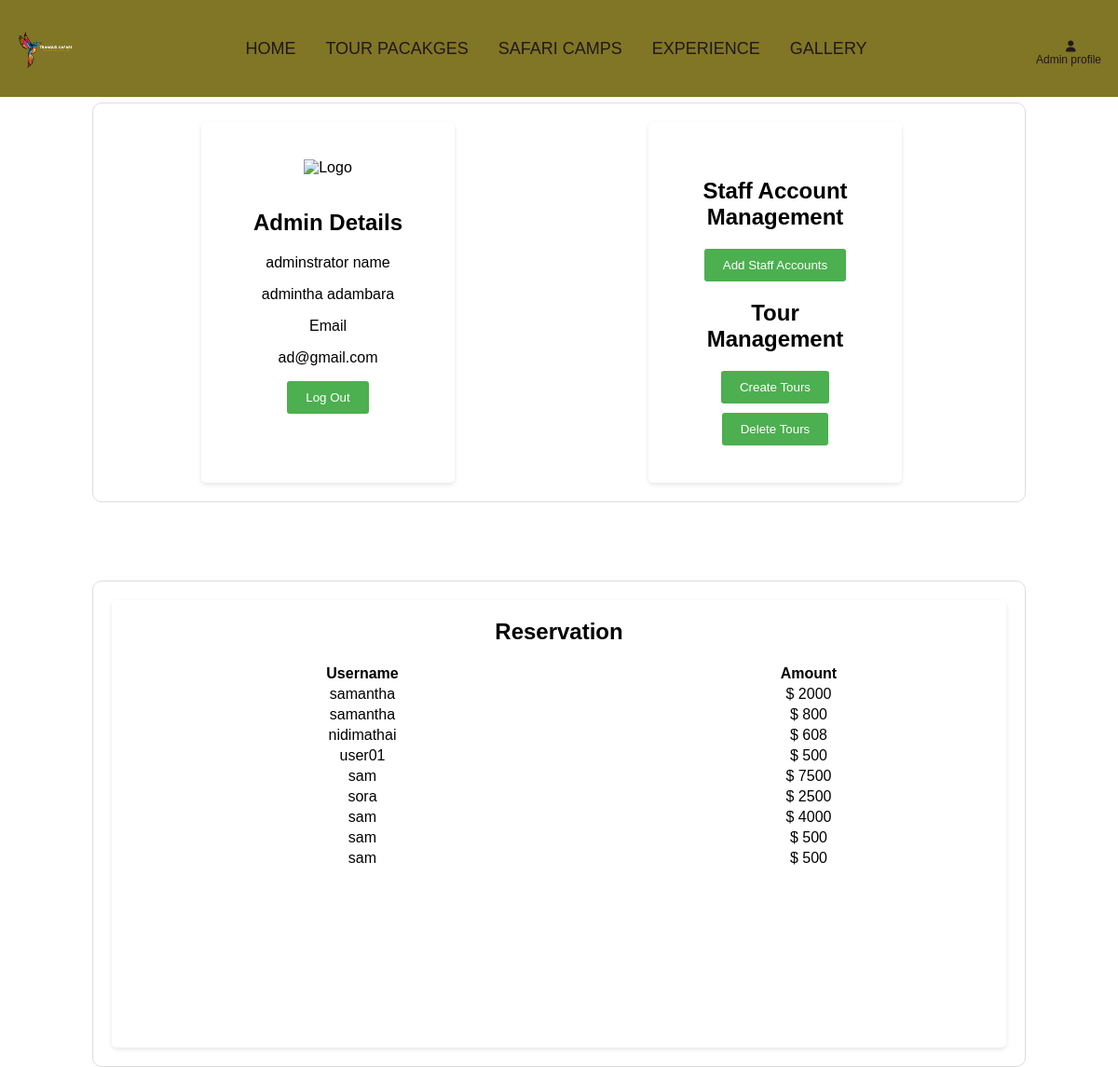
Page /admin.php (signed in) on the committed database.
### tables this page shows
CREATE TABLE `useraccounts` (
  `user_ID` int(100) NOT NULL,
  `first_name` varchar(25) NOT NULL,
  `last_name` varchar(25) NOT NULL,
  `email` varchar(25) NOT NULL,
  `password` varchar(100) NOT NULL,
  `type` varchar(10) NOT NULL,
  `contact` int(15) NOT NULL
);

CREATE TABLE `reservations` (
  `reservation_ID` int(50) NOT NULL,
  `user_ID` int(50) NOT NULL,
  `tour_ID` int(50) NOT NULL,
  `tour_name` varchar(250) NOT NULL,
  `first_name` varchar(50) NOT NULL,
  `last_name` varchar(100) NOT NULL,
  `start_date` date DEFAULT NULL,
  `end_date` date DEFAULT NULL,
  `duration` int(10) NOT NULL,
  `no_of_people` int(50) NOT NULL,
  `amount` double NOT NULL,
  `email` varchar(50) NOT NULL,
  `phone` int(10) NOT NULL
);

### admin.php (the view, shortened to what this page needs)
<?php
    require 'config.php';
    $username = $_SESSION['C_user_ID'];
    $userInfo = "SELECT * FROM useraccounts WHERE user_ID='$username'";
    $result = mysqli_query($conn, $userInfo);
    $row = mysqli_fetch_assoc($result);
  ?>
<!DOCTYPE html>
<html lang="en">
<head>
  <link rel="stylesheet" href="./stylesheets/admin.css">
</head>
<body>
  <main>
    <?php require 'header.php'; ?>
    <center>
    <div class="wrapper">
      <div class="wrap1">
        <div class="adminlogincontainer">
          <img src="logo.png" alt="Logo" class="logo">
          <h1>Admin Details</h1>
          <form action="#">
            <div class="form-group">
              <label for="username">adminstrator name </label>
              <p><span id="username"><?php echo $row['first_name']; ?> <?php echo $row['last_name']; ?></span></p>
            </div>
            <div class="form-group">
              <label for="email">Email </label>
              <p><span id="email"><?php echo $row['email']; ?></span></p>
            </div>
            <div class="form-group">
            <button type="submit" formaction="logout.php">Log Out</button>
            </div>
          </form>
        </div>
      </div>
      <div class="wrap2">
        <br><br>
        <div class="acountactivationcontainer">
          <section class="account-activation">
            <h2>Staff Account Management</h2>
            <div class="actions">
              <div class="usracc">
              <a href="addstaffacc.php"><button  type='submit'>Add  Staff Accounts</button></a>
              </div>
              <h2>Tour  Management</h2>
            <div class="actions">
              <a href="addtours.php"><button  type="submit">Create Tours  </button></a>
              <a href="deletetour.php"><button  type="submit">Delete Tours</button></a>
            </div>
          </section>
        </div>
      </div>
    </div>
  <div class="wrapper">
    <div class="reservationcontainer">
      <section class="reservation-requests">
        <h2>Reservation</h2>
          <table>
            <thead>
              <tr>
                <th>Username</th>
                <th>Amount</th>
              </tr>
            </thead>
            <tbody>
            <?php
              require 'config.php';
              $sql = "SELECT * FROM reservations";
              $result = $conn->query($sql);
              if ($result->num_rows > 0) {
                while ($row = $result->fetch_assoc()) {
                  echo "<tr>";
                    echo "<td>" . $row['first_name'] . "</td>";
                    echo "<td>$ " . $row['amount'] . "</td>";
                  echo "</tr>";
                }
              } else {
                echo "<tr><td colspan='2'>No reservations found.</td></tr>";
              }
                ?>
            </tbody>
          </table>
      </section>
      </div>
    </div>
  </center>
  </main>
</body>
</html>

### stylesheets/admin.css (style rules this page uses)
body { font-family: sans-serif; margin: 0; padding: 0; }
.wrapper { display: flex; border-radius: 10px; border: 1px solid #ddd; padding: 20px; margin: 0 auto; width: 80%; margin-top: 7%; }
.wrap1 { flex: 1; flex-basis: 0; display: flex; margin-left: 10%; }
.wrap2 { flex: 1; flex-basis: 0; display: flex; margin-left: 10%; }
.reservationcontainer { background-color: #fff; border-radius: 5px; box-shadow: 0 2px 5px rgba(0, 0, 0, 0.1); text-align: center; width: 100%; height: 60vh; }
.acountactivationcontainer { background-color: #fff; padding: 40px; border-radius: 5px; width: 50%; box-shadow: 0 2px 5px rgba(0, 0, 0, 0.1); text-align: center; }
.adminlogincontainer { background-color: #fff; padding: 40px; border-radius: 5px; box-shadow: 0 2px 5px rgba(0, 0, 0, 0.1); width: 50%; text-align: center; }
.logo { margin-bottom: 20px; }
h1 { font-size: 24px; margin-bottom: 20px; }
.form-group { margin-bottom: 15px; }
label { display: block; margin-bottom: 5px; }
button[type="submit"] { background-color: #4CAF50; color: white; padding: 10px 20px; border: none; border-radius: 3px; cursor: pointer; }
a { color: #aaaaaa; text-decoration: none; font-size: 12px; margin-top: 10px; display: block; }
table { border-width: 2px; text-align: center; margin: 0 auto; width: 100%; }

### stylesheets/header.css (style rules this page uses)
body { padding-top: 26px; }

### rows in the picture
useraccounts: first_name "admintha", last_name "adambara", email "ad@gmail.com"
reservations: first_name "samantha", amount "2000"
reservations: first_name "samantha", amount "800"
reservations: first_name "nidimathai", amount "608"
reservations: first_name "user01", amount "500"
reservations: first_name "sam", amount "7500"
reservations: first_name "sora", amount "2500"
reservations: first_name "sam", amount "4000"
reservations: first_name "sam", amount "500"
reservations: first_name "sam", amount "500"
